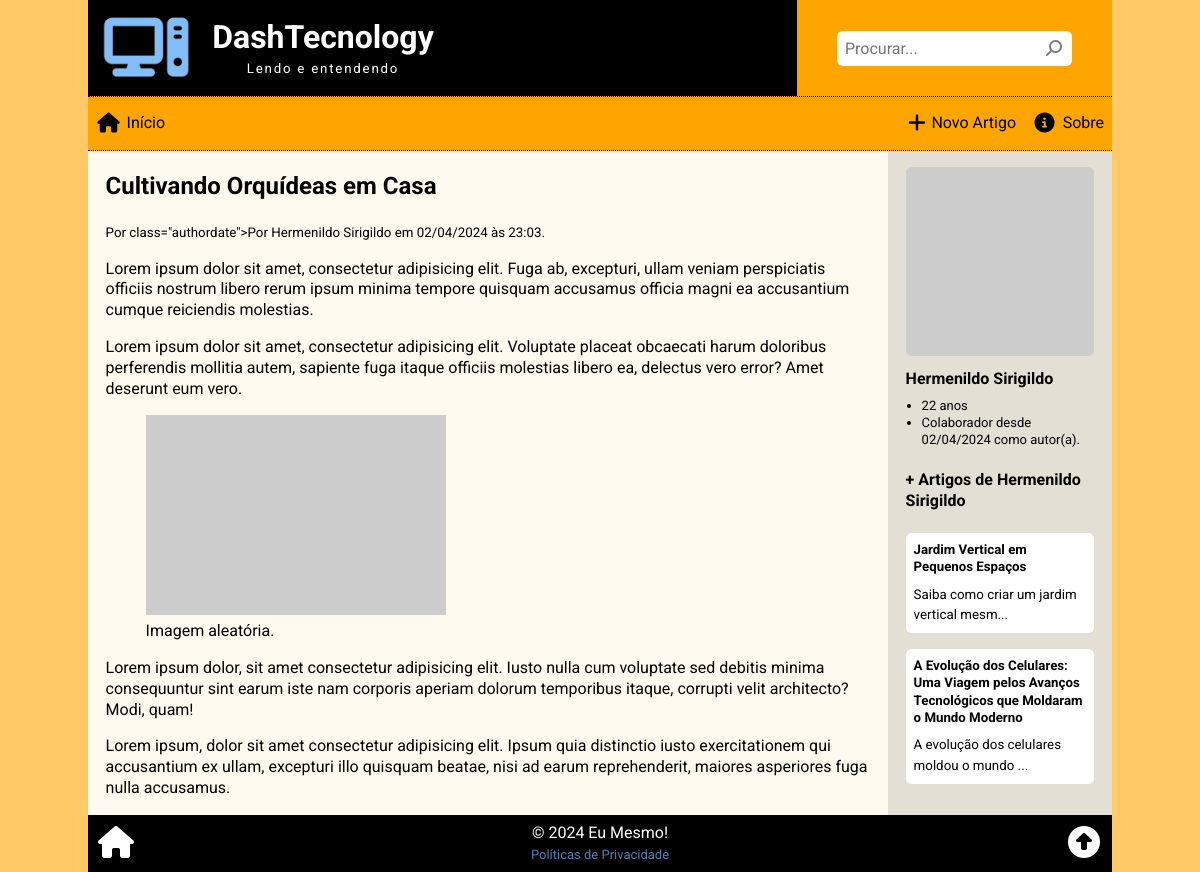
Screenshot of /view.php?id=6 with the database file from the repository.
### tables this page shows
CREATE TABLE article (
    art_id INT PRIMARY KEY AUTO_INCREMENT,
    art_date TIMESTAMP DEFAULT CURRENT_TIMESTAMP,
    art_thumbnail VARCHAR(255),
    art_title VARCHAR(127),
    art_summary VARCHAR(255),
    art_author INT,
    art_content TEXT,
    art_views INT DEFAULT '0',
    art_status ENUM('on', 'off', 'del') DEFAULT 'on',
    FOREIGN KEY (art_author) REFERENCES employee(emp_id)
);

CREATE TABLE employee (
    emp_id INT PRIMARY KEY AUTO_INCREMENT,
    emp_date TIMESTAMP DEFAULT CURRENT_TIMESTAMP,
    emp_photo VARCHAR(255),
    emp_name VARCHAR(127) NOT NULL,
    emp_birth DATE,
    emp_email VARCHAR(255) NOT NULL,
    emp_password VARCHAR(63) NOT NULL,
    emp_type ENUM('admin', 'author', 'moderator') DEFAULT 'moderator',
    emp_status ENUM('on', 'off', 'del') DEFAULT 'on'
);

### _global.php (called while the page is built, shortened)
<?php
$site = [
    "sitename" => "DashTecnology",
    "title" => "DashTecnology",
    "slogan" => "Lendo e entendendo",
    "logo" => "logo02.png",
    "mysql_hostname" => "localhost",
    "mysql_username" => "root",
    "mysql_password" => "",
    "mysql_database" => "helloword",
    "summary_length" => 40,
    "social_list" => [
        [
            "name" => "GitHub.com",
            "link" => "https://github.com/Luferat",
            "icon" => "fa-brands fa-square-github fa-fw",
            "color" => "#333"
        ], [
            "name" => "X / Twitter",
            "link" => "https://twitter.com/Luferat",
            "icon" => "fa-brands fa-square-x-twitter fa-fw",
            "color" => "#14171a"
        ], [
            "name" => "Youtube",
            "link" => "https://www.youtube.com/channel/UCkN6I-gfJlL5lUj9shkyxPQ",
            "icon" => "fa-brands fa-square-youtube fa-fw",
            "color" => "#ff0000"
        ], [
            "name" => "Facebook",
            "link" => "https://facebook.com/Luferat",
            "icon" => "fa-brands fa-square-facebook fa-fw",
            "color" => "#1877f2"
        ], [
            "name" => "Instagram",
            "link" => "https://instagram.com/Luferat",
            "icon" => "fa-brands fa-square-instagram fa-fw",
            "color" => "#405de6"
        ], [
            "name" => "LinkedIn",
            "link" => "https://www.linkedin.com/in/luferat/",
            "icon" => "fa-brands fa-linkedin fa-fw",
            "color" => "#0a66c2"
        ]
    ]
];

### view.php (the view, shortened to what this page needs)
<?php
require("_global.php");
$id = isset($_GET['id']) ? intval($_GET['id']) : 0;
$sql = <<<SQL
SELECT
 	-- Obtém os campos de article necessários
 	art_id, art_title, art_content,
    -- Obtém a data formatada para o pseudo-campo art_datebr
    -- Referência: https://www.w3schools.com/sql/func_mysql_date_format.asp
    DATE_FORMAT(art_date, "%d/%m/%Y às %H:%i") AS art_datebr,
    -- Obtém os campos de employee necessários
    emp_id, emp_photo, emp_name, emp_type,
    -- Obtém a data formatada de cadastro do emplyee para o pseudo-campo emp_datebr
    DATE_FORMAT(emp_date, "%d/%m/%Y") AS emp_datebr,
    -- Obtém a idade do employee em anos
    -- Referências: https://www.w3schools.com/sql/func_mysql_timediff.asp
    TIMESTAMPDIFF(YEAR, emp_birth, CURDATE()) AS emp_age
-- Tabela original
FROM `article`
-- Faz a junção das tabelas 'article' e 'employee'
INNER JOIN `employee` ON art_author = emp_id
-- Regras para obter os dados
WHERE art_id = '{$id}'
	-- A data deve ser menor ou igual a agora
    -- Não obtém artigos agendados para o futuro
	AND art_date <= NOW()
    -- O artigo deve estar online
    AND art_status = 'on';
SQL;
$res = $conn->query($sql);
$art = $res->fetch_assoc();
$article = <<<ART
<div class="article">
    <h2>{$art['art_title']}</h2>
    <small>Por class="authordate">Por {$art['emp_name']} em {$art['art_datebr']}.</small>
    <div>{$art['art_content']}</div>
</div>
ART;
$sql = <<<SQL
UPDATE article
    SET art_views = art_views + 1
WHERE art_id = '{$id}';
SQL;
$conn->query($sql);
switch ($art['emp_type']) {
    case 'author':
        $emp_type = 'autor(a)';
        break;
};
$aside_author = <<<HTML
<div class="aside-author">
    <img src="{$art['emp_photo']}" alt="{$art['emp_name']}">
    <h4>{$art['emp_name']} </h4>
    <ul>
        <li>{$art['emp_age']} anos</li>
        <li>Colaborador desde {$art['emp_datebr']} como {$emp_type}.</li>
    </ul>
</div>
HTML;
$NameAuthor = <<<HTML
<h4>{$art['emp_name']} </h4>
HTML;
$sql = <<<SQL
-- Seleciona
SELECT
	-- os campos necessários
	art_id, art_title, art_summary
-- da tabela 'article'
FROM `article`
-- quando
WHERE
	-- o id do author é este
	art_author = '{$art['emp_id']}'
    -- não pegar o artigo atual
    AND art_id != '{$art['art_id']}'
    -- data atual ou no passado
    AND art_date <= NOW()
    -- status online
    AND art_status = 'on'
-- ordenados de forma aleatória
-- Referências: https://w3schools.com/sql/func_mysql_rand.asp
ORDER BY RAND()
-- limitado ao máximo de 3 registros
LIMIT 3;
SQL;
$res = $conn->query($sql);
$aside_articles =  <<<HTML
<h4>+ Artigos de  <?php echo $NameAuthor </h4><div class="aside_article">
HTML;
while ($aart = $res->fetch_assoc()) :
    if (strlen($aart['art_summary']) > $site['summary_length'])
        $art_summary = mb_substr(
            $aart['art_summary'],
            0,
            $site['summary_length']
        ) . "...";
    $aside_articles .= <<<HTML
<div onclick="location.href = 'view.php?id={$aart['art_id']}'">
    <h5>{$aart['art_title']}</h5>
    <p><small title="{$aart['art_summary']}">{$art_summary}</small></p>
</div>
HTML;
endwhile;
$aside_articles .= '</div>';
require('_header.php');
?>
<article>
    <?php
    echo $article;
    ?>
</article>
<aside>
    <?php
    echo $aside_author;
    echo $aside_articles;
    ?>
</aside>
<?php
require('_footer.php');
?>

### assets/css/global.css (style rules this page uses)
* { box-sizing: border-box; outline: none; }
html, body { position: relative; width: 100%; height: 100%; padding: 0; margin: 0; font-family: 'Roboto', Arial, Helvetica, sans-serif; font-size: 16px; line-height: 1.3; }
body { background-color: rgba(255, 166, 0, 0.6); background-image: url('../img/back01.png'); background-attachment: fixed; background-position: center; background-repeat: repeat; }
main article, main aside { padding: 0 1.1rem; }
main article { background-color: rgba(255, 255, 255, .9); flex-grow: 3; }
main aside { background-color: rgba(226, 226, 226, 0.9); min-height: 9rem; }
@media only screen and (min-width: 768px) { main aside { min-width: 14rem; max-width: 14rem; } }

### assets/css/view.css (style rules this page uses)
.aside-author { margin-top: 1rem; }
.aside-author img, .aside_article img { width: 100%; height: auto; }
.aside-author img { border-radius: .35rem; }
.aside-author h4 { margin: .5rem 0; }
.aside-author ul { font-size: small; margin: 0; padding: 0; padding-left: 1rem; }
.aside_article div { background-color: white; padding: .5rem; border-radius: .35rem; cursor: pointer; margin-bottom: 1rem; }
.aside_article h5 { margin: 0; }
.aside_article p { margin: .5rem 0 0 0; }

### rows the page displays
article: art_title "Cultivando Orquídeas em Casa", art_author.emp_name "Hermenildo Sirigildo", art_content "Lorem ipsum dolor sit amet, consectetur adipisicing elit. Fuga ab, excepturi, ullam veniam perspiciatis officiis nostrum libero rerum ipsum minima tempore quisquam accusamus officia magni ea accusantium cumque reiciendis molestias. Lorem ipsum dolor sit amet, consectetur adipisicing elit. Voluptate placeat obcaecati harum doloribus perferendis mollitia autem, sapiente fuga itaque officiis molestias libero ea, delectus vero error? Amet deserunt eum vero. Imagem aleatória. Lorem ipsum dolor, sit amet consectetur adipisicing elit. Iusto nulla cum voluptate sed debitis minima consequuntur sint earum iste nam corporis aperiam dolorum temporibus itaque, corrupti velit architecto? Modi, quam!…", art_author.emp_type "autor(a)"
article: art_title "Jardim Vertical em Pequenos Espaços", art_summary "Saiba como criar um jardim vertical mesm..."
article: art_title "A Evolução dos Celulares: Uma Viagem pelos Avanços Tecnológicos que Moldaram o Mundo Moderno", art_summary "A evolução dos celulares moldou o mundo ..."

### other values shown
$site["title"] "DashTecnology"
$site["slogan"] "Lendo e entendendo"
$art['art_datebr'] "02/04/2024 às 23:03"
$art['emp_age'] "22"
$art['emp_datebr'] "02/04/2024"
